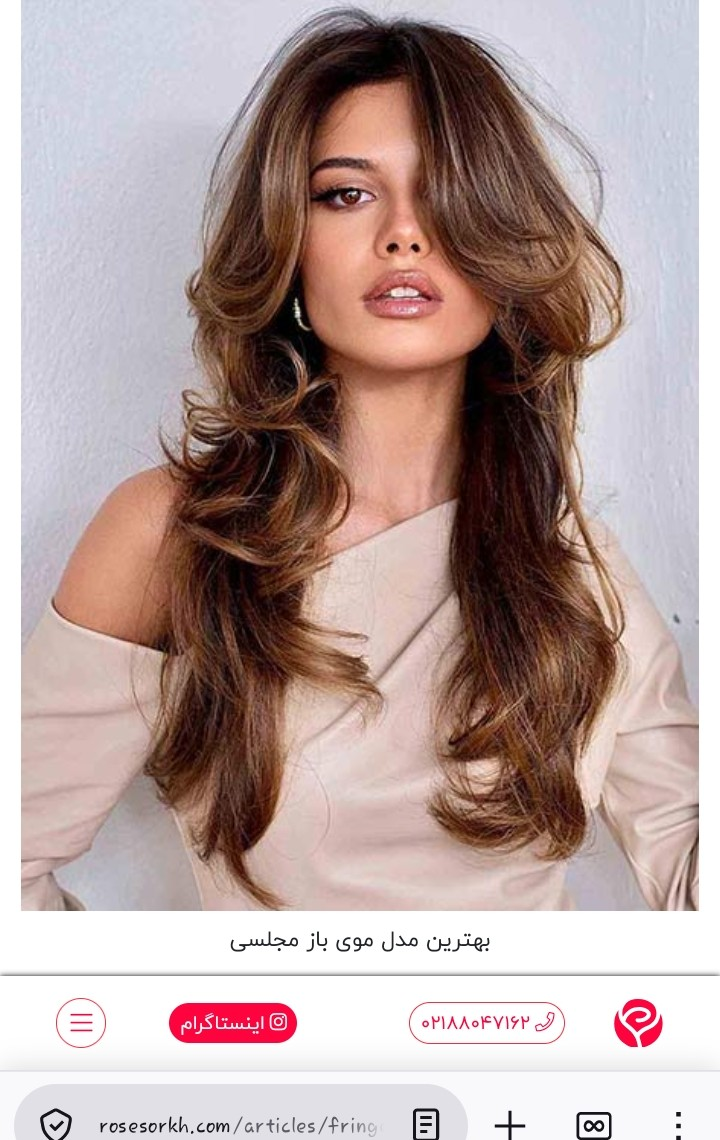
#> input picture session-02/images/1.jpg, 720 x 1140 px
$ jupyter execute practice2.ipynb
#> lines starting #> are read from the running program, lines starting #| are printed output that depends on the picture; after the words box and inside, x2 and y2 are one past the last pixel; in counts of white or black regions, pixels touching at a corner belong together
<div class="alert alert-warning" role="alert" align="center">
    <h1 center>Detecting COLOR (HSV)</h1>
    <h2>HSV S2</h2>
    <h4>Marzieh Naseri</h4>
</div>

[cell 1]
import cv2 as cv
import numpy as np
import matplotlib.pyplot as plt

[cell 2]
img= cv.imread("images/1.jpg")
#> img is the input picture: shape (1140, 720, 3); mean B, G, R 159.3, 162.1, 182.2
plt.imshow(img[...,::-1])

[cell 3]
hsv= cv.cvtColor(img,cv.COLOR_BGR2HSV)
#> hsv: shape (1140, 720, 3); mean H, S, V 49.1, 62.3, 185.1

lower_blue = np.array([100, 50, 50])
upper_blue = np.array([130, 255, 255])

pink_l=np.array([140, 50, 50])
pink_h=np.array([170, 255, 255])

mask = cv.inRange(hsv, lower_blue, upper_blue)
#> mask: shape (1140, 720); every value is 0
mask2 = cv.inRange(hsv, pink_l, pink_h)
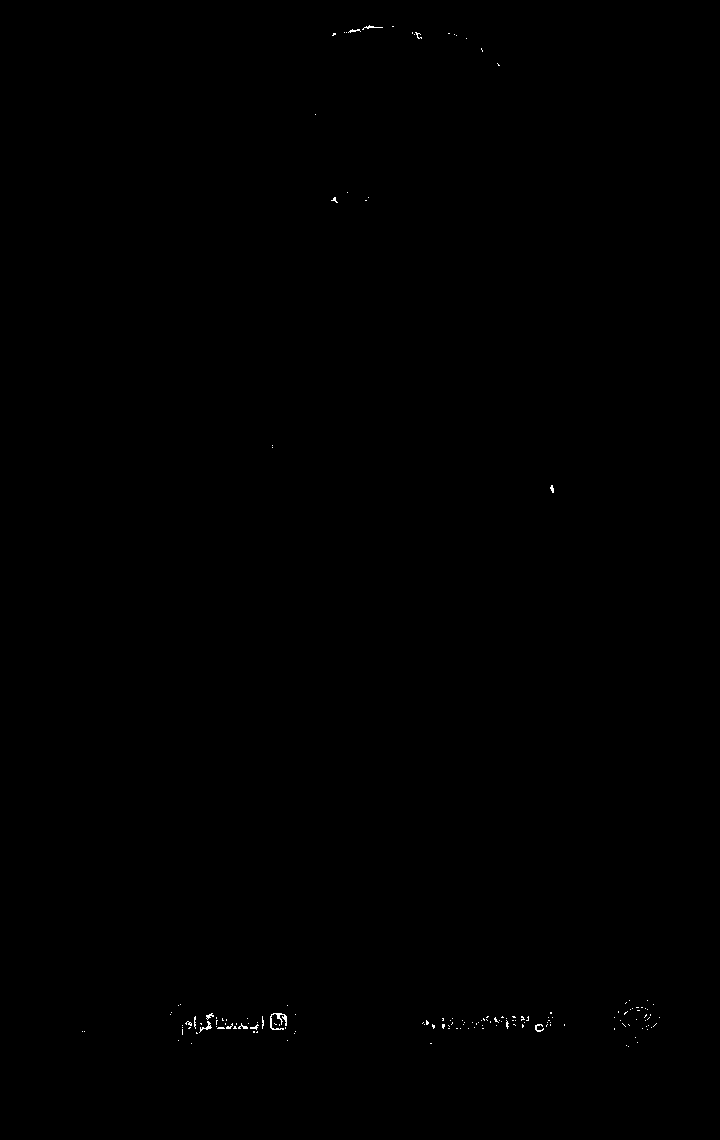
#> mask2: shape (1140, 720); 0.1% white in thin lines or dots, all inside (x1, y1, x2, y2) = (82, 25, 660, 1047)

mask_inverted= cv.bitwise_not(mask)
#> mask_inverted: shape (1140, 720); every value is 255
mask2_inverted= cv.bitwise_not(mask2)

green_count = cv.countNonZero(mask2)
#> green_count = 809
if green_count > 50:
    print(f"Yes here they are ! (count of pixels: {green_count})")
#| Yes here they are ! (count of pixels: 809)
else:
    print("No,there aren't")

# ۶. showing mask
plt.subplot(1, 2, 1)
plt.imshow(cv.cvtColor(img, cv.COLOR_BGR2RGB))
plt.title("Original")

plt.subplot(1, 2, 2)
plt.imshow(mask2_inverted, cmap='gray')
plt.title("Detected Mask")
plt.show()
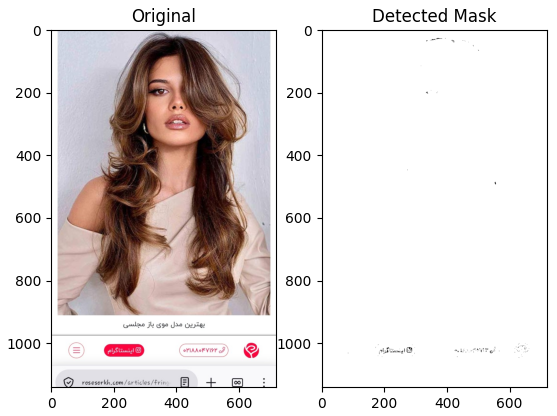
#> figure drawn by matplotlib, 2 panels
